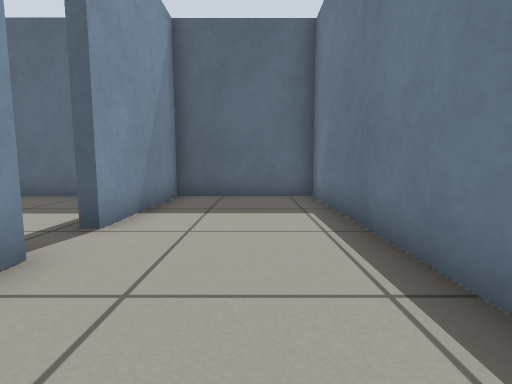
view 1 (above)

24 first-person views from a walk through a robot-simulator world made for Gazebo. The camera is 0.5 m above the floor, tilts 6° down and sees 85° across. The floor is counted in squares, 0.5 m on a side. Each view is taken from the middle of a square. On the plan, view 1 faces up. The plan holds only what a view shows up to about 11 squares ahead; the rest is blank. The place goes on beyond the plan.

view 2
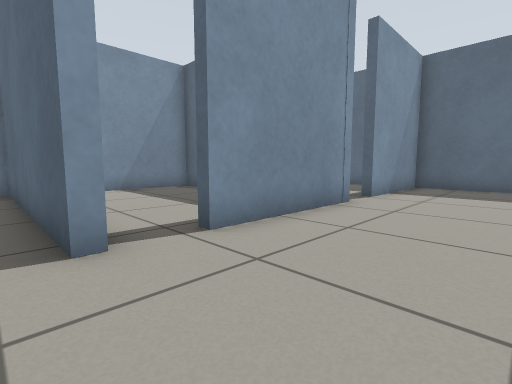

view 3
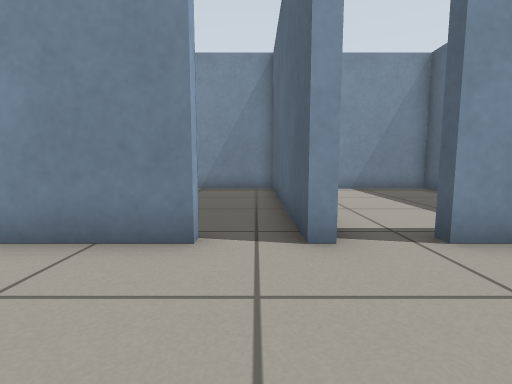

view 4
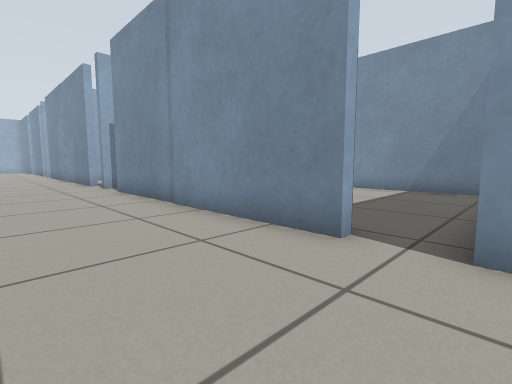

view 5
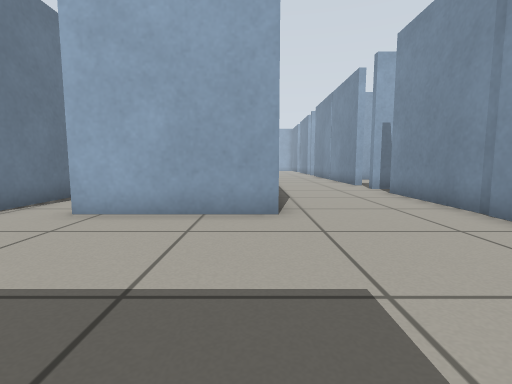

view 6
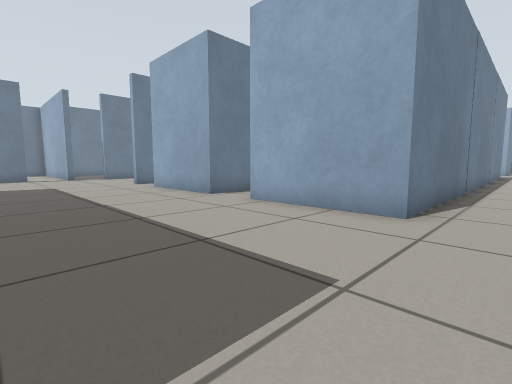

view 7
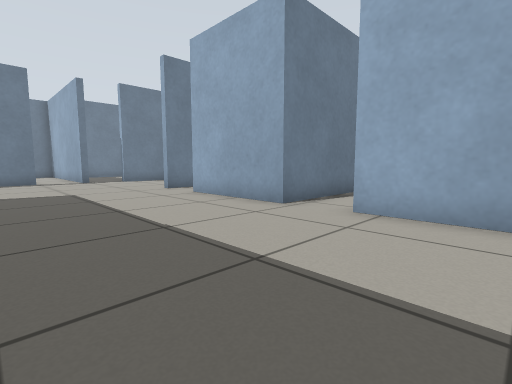

view 8
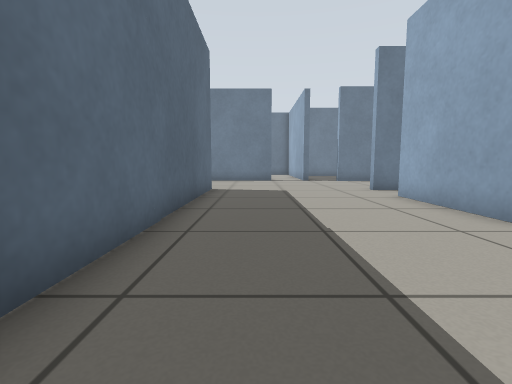

view 9
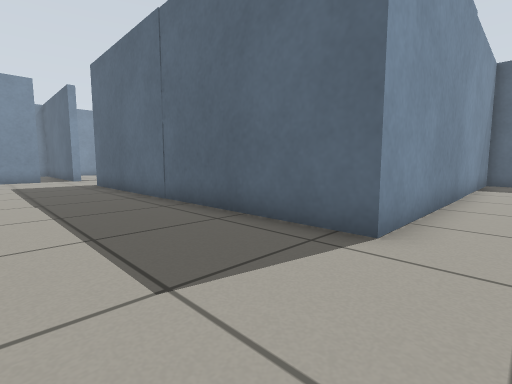

view 10
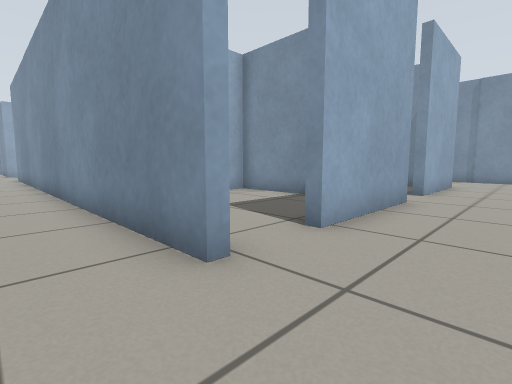

view 11
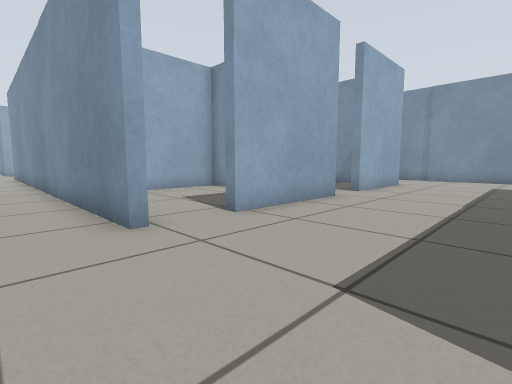

view 12
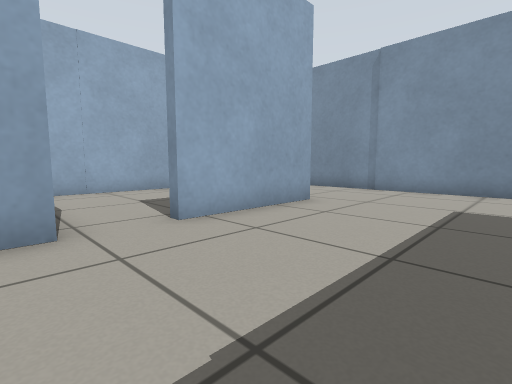

view 13
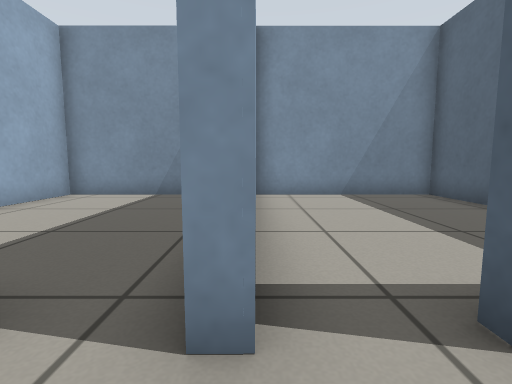

view 14
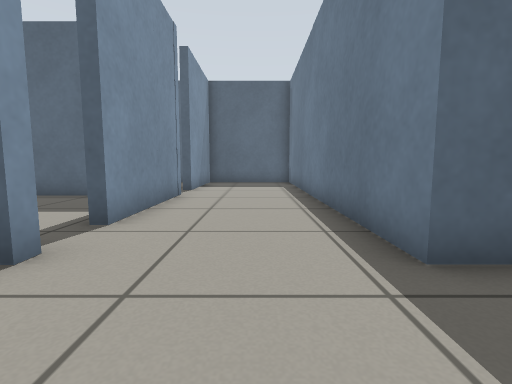

view 15
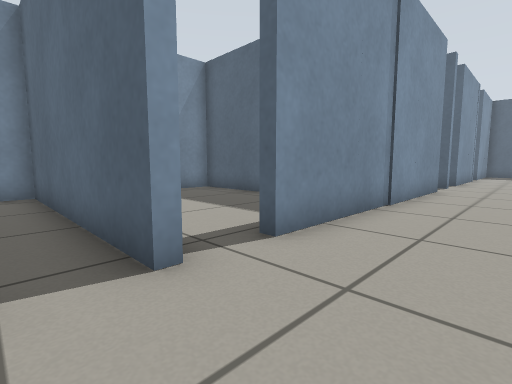

view 16
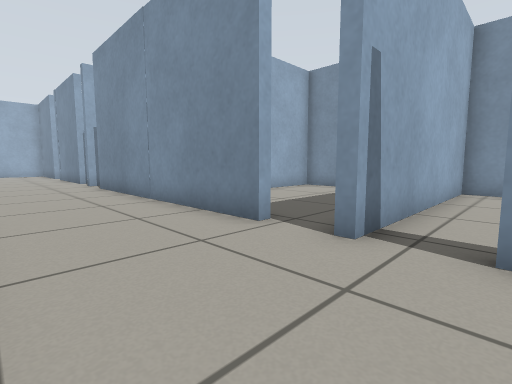

view 17
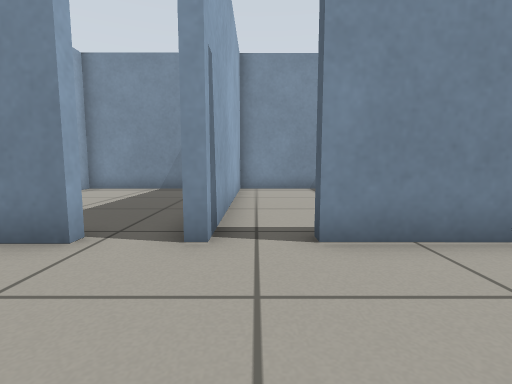

view 18
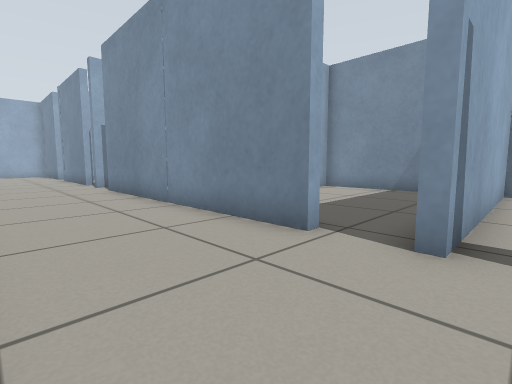

view 19
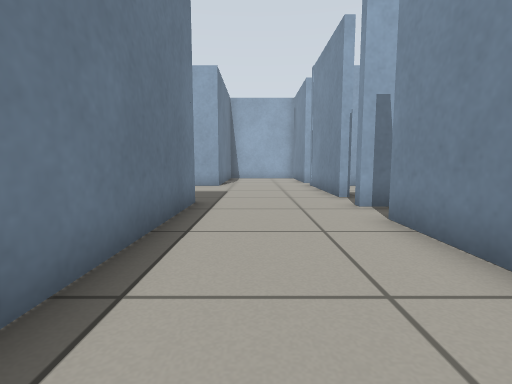

view 20
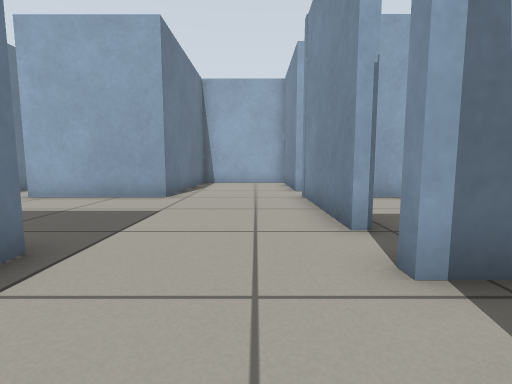

view 21
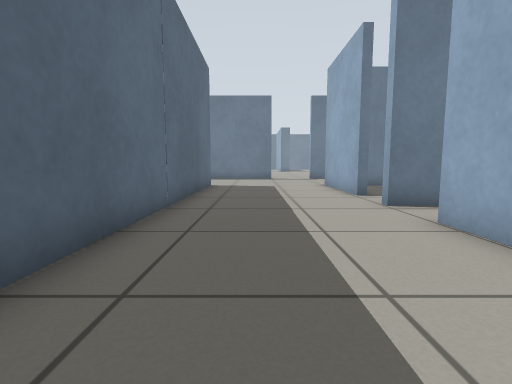

view 22
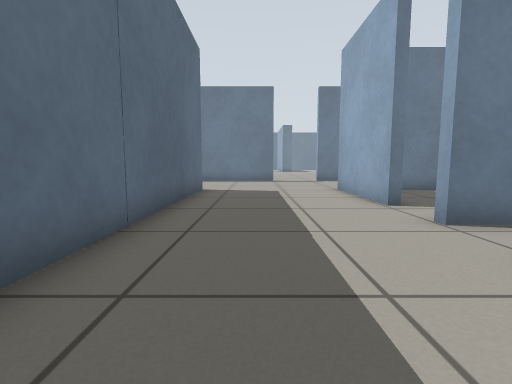

view 23
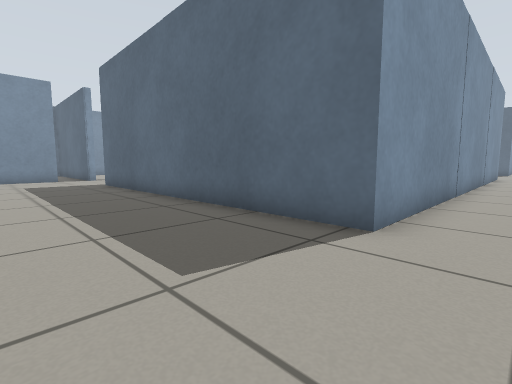

view 24
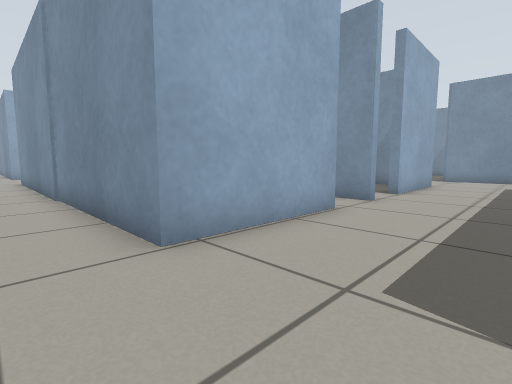

### Floor plan
Points are (right, up) in squares from view 1. A wall is a line through its corners. A room is listed if a view was taken in it or the views show most of it. See-through windows are left out.
Room 1 (views 1, 4, 13)
walls: (-2.4, 2.9) (-2.4, -1.6); (-2.4, -3) (-2.4, -3.3); (1.7, -3.3) (1.7, 8.3) (-2.4, 8.3) (-2.4, 4.1) (-2.7, 4.1)
ways out: opening at (-0.5, -3) to room 2; opening at (-3, -2) to room 5
Room 2 (views 2, 3, 5, 6, 7, 8, 9, 10, 11, 12, 14, 16, 17, 18)
walls: (7.3, -9.3) (11.4, -9.3); (13.1, -9.3) (13.4, -9.3); (-2.7, -4.8) (-2.4, -4.8) (-2.4, -13.3); (1.7, -14.5) (1.7, -9.3) (5.6, -9.3); (13.6, 7.5) (13.6, -3.3) (1.7, -3.3)
ways out: opening at (-0.5, -3) to room 1; opening at (-0.5, -15) to room 3; opening at (14.5, -10) to room 3; opening at (-3, -14) to room 4; opening at (6, -10) to room 6; opening at (-3, -4); opening at (12, -10)
Room 3 (views 15, 19, 20, 21, 22, 23, 24)
walls: (9.5, -32.1) (13.4, -32.1) (13.4, -37.5); (1.7, -27) (1.7, -21.5); (1.7, -32.1) (5.6, -32.1); (-2.4, -28) (-2.4, -31.4); (-3.2, -26.3) (-2.2, -26.3); (1.7, -18.5) (1.7, -14.5); (-2.4, -16.3) (-2.4, -25); (-2.4, -14.6) (-2.4, -14.9); (13.4, -9.3) (13.4, -27) (3, -27)
ways out: opening at (-0.5, -15) to room 2; opening at (14.5, -10) to room 2; opening at (-3, -16); opening at (0, -32)
Room 4 (no view inside)
walls: (-6.6, -9.2) (-9.2, -9.2); (-9.7, -9.6) (-9.7, -14.6) (-2.4, -14.6)
ways out: opening at (-3, -14) to room 2
Room 5 (no view inside)
walls: (-5, 2.4) (-9.7, 2.4) (-9.7, -3); (-2.4, -1.6) (-2.7, -1.6)
low walls: (-2.9, -3) (-2.4, -3)
ways out: opening at (-3, -2) to room 1
Room 6 (no view inside)
walls: (7.3, -13.1) (7.3, -9.3); (5.6, -9.3) (5.6, -9.8); (2.6, -15.1) (6.5, -15.1)
ways out: opening at (6, -10) to room 2

Positions as (right, up) in squares from view 1, and headings:
1: (0, 0), facing up
2: (1, -4), facing up-left
3: (1, -4), facing left
4: (1, -3), facing down-left
5: (2, -4), facing down
6: (0, -4), facing down-right
7: (3, -4), facing down-right
8: (3, -5), facing right
9: (15, -7), facing up-left
10: (15, -7), facing down-left
11: (15, -5), facing down-left
12: (8, -5), facing down-left
13: (-1, -3), facing left
14: (0, -6), facing up
15: (0, -16), facing up-left
16: (1, -13), facing down-left
17: (1, -14), facing left
18: (1, -14), facing down-left
19: (0, -20), facing down
20: (-1, -24), facing down
21: (1, -29), facing right
22: (3, -29), facing right
23: (15, -31), facing up-left
24: (15, -29), facing down-left
